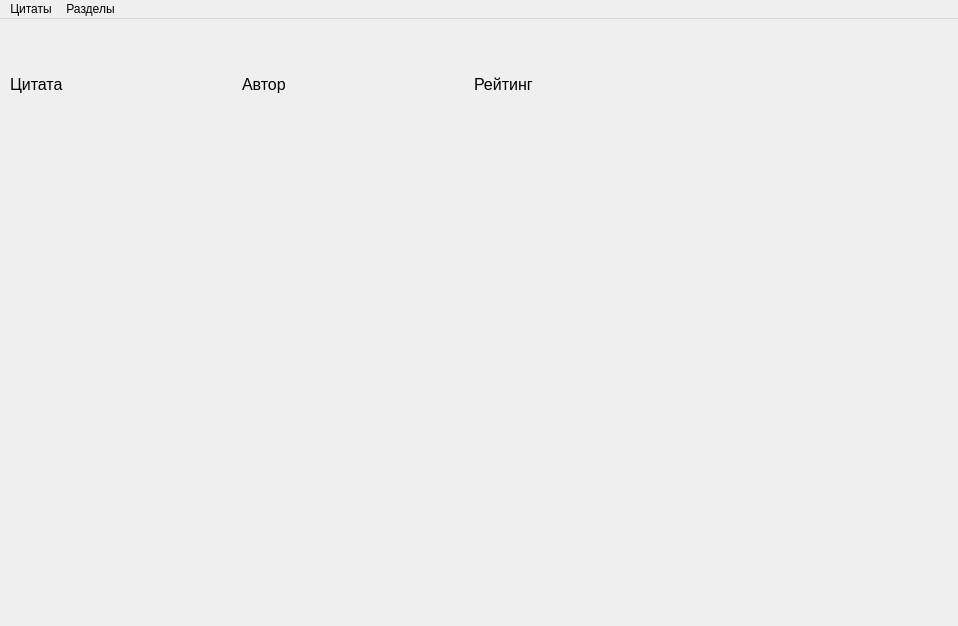
<?xml version="1.0" encoding="UTF-8"?>
<ui version="4.0">
 <class>MainWindow</class>
 <widget class="QMainWindow" name="MainWindow">
  <property name="geometry">
   <rect>
    <x>0</x>
    <y>0</y>
    <width>958</width>
    <height>626</height>
   </rect>
  </property>
  <property name="windowTitle">
   <string>MainWindow</string>
  </property>
  <widget class="QWidget" name="centralwidget">
   <property name="styleSheet">
    <string notr="true">font-size: 16px;</string>
   </property>
   <widget class="QWidget" name="gridLayoutWidget">
    <property name="geometry">
     <rect>
      <x>10</x>
      <y>50</y>
      <width>921</width>
      <height>31</height>
     </rect>
    </property>
    <layout class="QGridLayout" name="gridLayout">
     <item row="0" column="1">
      <widget class="QLabel" name="labelAuthor">
       <property name="text">
        <string>Автор</string>
       </property>
      </widget>
     </item>
     <item row="0" column="0">
      <widget class="QLabel" name="labelQuote">
       <property name="text">
        <string>Цитата</string>
       </property>
      </widget>
     </item>
     <item row="0" column="2">
      <widget class="QLabel" name="labelRating">
       <property name="text">
        <string>Рейтинг</string>
       </property>
      </widget>
     </item>
     <item row="0" column="3">
      <widget class="QLabel" name="labeZerolEditing">
       <property name="text">
        <string/>
       </property>
      </widget>
     </item>
    </layout>
   </widget>
   <widget class="QLabel" name="labelCategory">
    <property name="geometry">
     <rect>
      <x>10</x>
      <y>10</y>
      <width>371</width>
      <height>31</height>
     </rect>
    </property>
    <property name="text">
     <string/>
    </property>
   </widget>
  </widget>
  <widget class="QMenuBar" name="menubar">
   <property name="geometry">
    <rect>
     <x>0</x>
     <y>0</y>
     <width>958</width>
     <height>21</height>
    </rect>
   </property>
   <widget class="QMenu" name="menu">
    <property name="title">
     <string>Цитаты</string>
    </property>
    <addaction name="actionNewQuote"/>
   </widget>
   <widget class="QMenu" name="menu_3">
    <property name="title">
     <string>Разделы</string>
    </property>
    <addaction name="actionNewCategory"/>
    <addaction name="actionFavCategory"/>
    <addaction name="actionGeneralCategory"/>
    <addaction name="separator"/>
   </widget>
   <addaction name="menu"/>
   <addaction name="menu_3"/>
  </widget>
  <action name="actionNewQuote">
   <property name="text">
    <string>Новая цитата</string>
   </property>
  </action>
  <action name="actionNewCategory">
   <property name="text">
    <string>Новый раздел</string>
   </property>
  </action>
  <action name="actionGeneralCategory">
   <property name="text">
    <string>Общее</string>
   </property>
  </action>
  <action name="actionFavCategory">
   <property name="text">
    <string>Избранное</string>
   </property>
  </action>
 </widget>
 <resources/>
 <connections/>
</ui>
